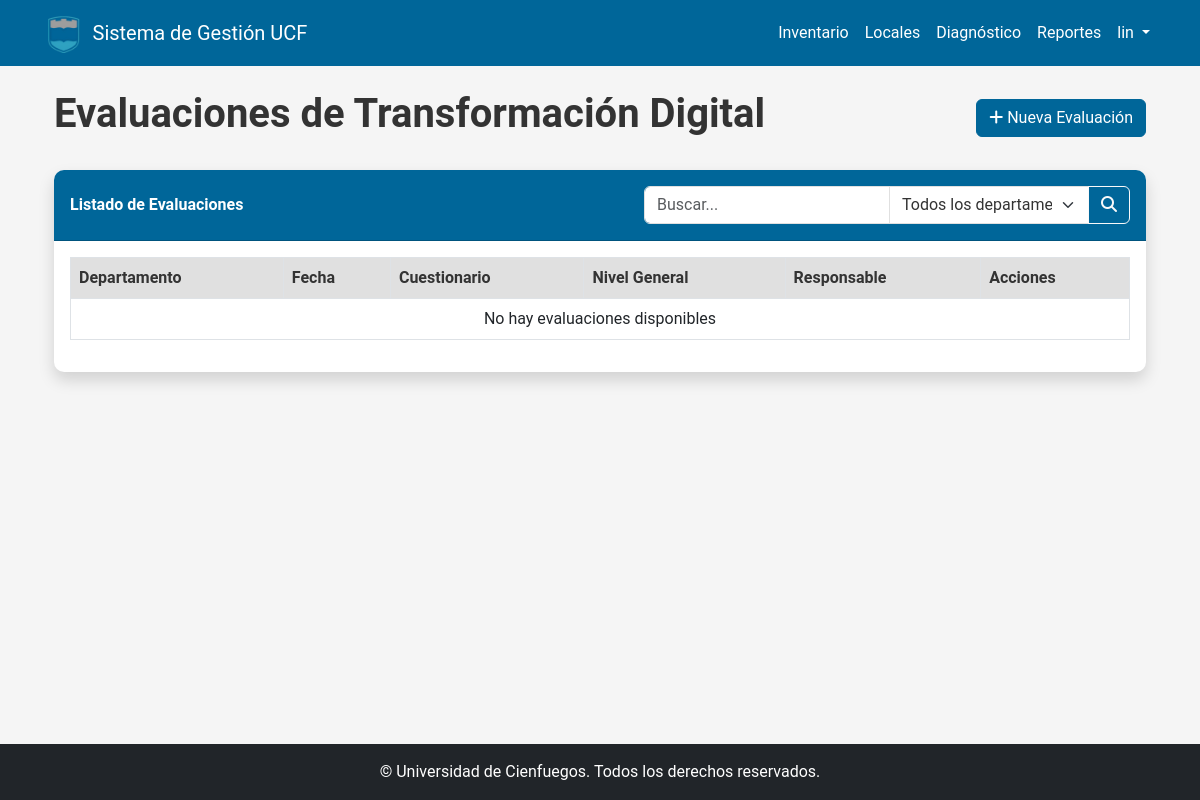
The app's page /diagnostico/evaluaciones/ (signed in), older data.
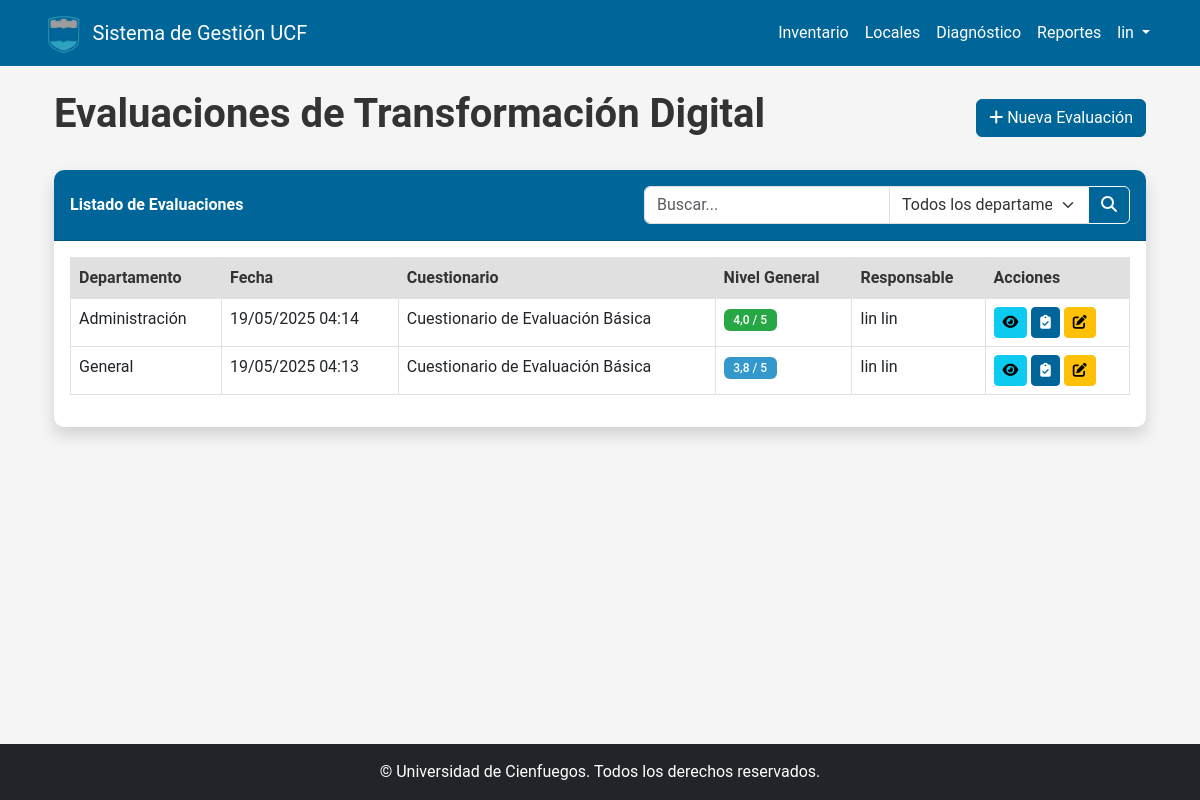
The same page, newer data.
### diagnostico/models.py (models this page shows, shortened)
class Diagnostico(models.Model):
    fecha = models.DateTimeField(auto_now_add=True)
    departamento = models.ForeignKey(
        Departamento, on_delete=models.CASCADE, related_name='diagnosticos')
    responsable = models.ForeignKey(
        User, on_delete=models.CASCADE, related_name='diagnosticos_realizados')
    cuestionario = models.ForeignKey(
        Cuestionario, on_delete=models.CASCADE, related_name='diagnosticos')
    nivel_general = models.FloatField(null=True, blank=True)
    observaciones = models.TextField(blank=True, null=True)
    class Meta:
        verbose_name = "Diagnóstico"
        verbose_name_plural = "Diagnósticos"
        ordering = ['-fecha']

class Cuestionario(models.Model):
    titulo = models.CharField(max_length=200)
    descripcion = models.TextField()
    creado_por = models.ForeignKey(
        User, on_delete=models.SET_NULL, null=True, related_name='cuestionarios_creados')
    fecha_creacion = models.DateTimeField(auto_now_add=True)
    activo = models.BooleanField(default=True)
    class Meta:
        verbose_name = "Cuestionario"
        verbose_name_plural = "Cuestionarios"

### usuarios/models.py (models this page shows, shortened)
class Departamento(models.Model):
    nombre = models.CharField(max_length=100)
    descripcion = models.TextField(blank=True, null=True)
    ubicacion = models.CharField(max_length=100, blank=True, null=True)
    responsable = models.ForeignKey(
        User, on_delete=models.SET_NULL, null=True, related_name='departamentos_a_cargo')
    class Meta:
        verbose_name = "Departamento"
        verbose_name_plural = "Departamentos"

### diagnostico/views.py (the view)
# urls.py: path('evaluaciones/', views.evaluacion_list, name='evaluacion_list'),
@login_required
def evaluacion_list(request):
    diagnosticos = Diagnostico.objects.all().select_related(
        'departamento', 'responsable', 'cuestionario')
    search = request.GET.get('search', '')
    departamento = request.GET.get('departamento', '')
    if search:
        diagnosticos = diagnosticos.filter(
            departamento__nombre__icontains=search
        ) | diagnosticos.filter(
            cuestionario__titulo__icontains=search
        )
    if departamento:
        diagnosticos = diagnosticos.filter(departamento_id=departamento)
    return render(request, 'diagnostico/evaluacion_list.html', {
        'diagnosticos': diagnosticos,
        'search': search,
        'departamento': departamento
    })

### templates/diagnostico/evaluacion_list.html (shortened to what the changed rows need)
{% extends 'base/base.html' %}
{% block content %}
<div class="container">
    <div class="d-flex justify-content-between align-items-center mb-4">
        <h1>Evaluaciones de Transformación Digital</h1>
    </div>
    <div class="card shadow mb-4">
        <div class="card-body">
            <div class="table-responsive">
                <table class="table table-bordered table-hover" width="100%" cellspacing="0">
                    <thead>
                        <tr>
                            <th>Departamento</th>
                            <th>Fecha</th>
                            <th>Cuestionario</th>
                            <th>Nivel General</th>
                            <th>Responsable</th>
                            <th>Acciones</th>
                        </tr>
                    </thead>
                    <tbody>
                        {% if diagnosticos %}
                            {% for diagnostico in diagnosticos %}
                                <tr>
                                    <td>{{ diagnostico.departamento.nombre }}</td>
                                    <td>{{ diagnostico.fecha|date:"d/m/Y H:i" }}</td>
                                    <td>{{ diagnostico.cuestionario.titulo }}</td>
                                    <td>
                                        {% if diagnostico.nivel_general %}
                                            {% if diagnostico.nivel_general < 2 %}
                                                <span class="badge bg-danger">{{ diagnostico.nivel_general|floatformat:1 }} / 5</span>
                                            {% elif diagnostico.nivel_general < 3 %}
                                                <span class="badge bg-warning">{{ diagnostico.nivel_general|floatformat:1 }} / 5</span>
                                            {% elif diagnostico.nivel_general < 4 %}
                                                <span class="badge bg-info">{{ diagnostico.nivel_general|floatformat:1 }} / 5</span>
                                            {% else %}
                                                <span class="badge bg-success">{{ diagnostico.nivel_general|floatformat:1 }} / 5</span>
                                            {% endif %}
                                        {% else %}
                                            <span class="text-muted">No evaluado</span>
                                        {% endif %}
                                    </td>
                                    <td>{{ diagnostico.responsable.get_full_name }}</td>
                                    <td>
                                        <a href="{% url 'evaluacion_detail' pk=diagnostico.id %}" class="btn btn-sm btn-info">
                                            <i class="fas fa-eye"></i>
                                        </a>
                                        <a href="{% url 'evaluacion_respuestas' pk=diagnostico.id %}" class="btn btn-sm btn-primary">
                                            <i class="fas fa-clipboard-check"></i>
                                        </a>
                                        <a href="{% url 'evaluacion_edit' pk=diagnostico.id %}" class="btn btn-sm btn-warning">
                                            <i class="fas fa-edit"></i>
                                        </a>
                                    </td>
                                </tr>
                            {% endfor %}
                        {% else %}
                            <tr>
                                <td colspan="6" class="text-center">No hay evaluaciones disponibles</td>
                            </tr>
                        {% endif %}
                    </tbody>
                </table>
            </div>
        </div>
    </div>
</div>
{% endblock %}

Row changes from the older to the newer data that the page shows:
added Diagnostico: departamento.nombre "Administración", fecha "19/05/2025 04:14", cuestionario.titulo "Cuestionario de Evaluación Básica", nivel_general "4,0", responsable.get_full_name "lin lin"
added Diagnostico: departamento.nombre "General", fecha "19/05/2025 04:13", cuestionario.titulo "Cuestionario de Evaluación Básica", nivel_general "3,8", responsable.get_full_name "lin lin"
Text that changed along with them:
text no longer shown: "No hay evaluaciones disponibles"
